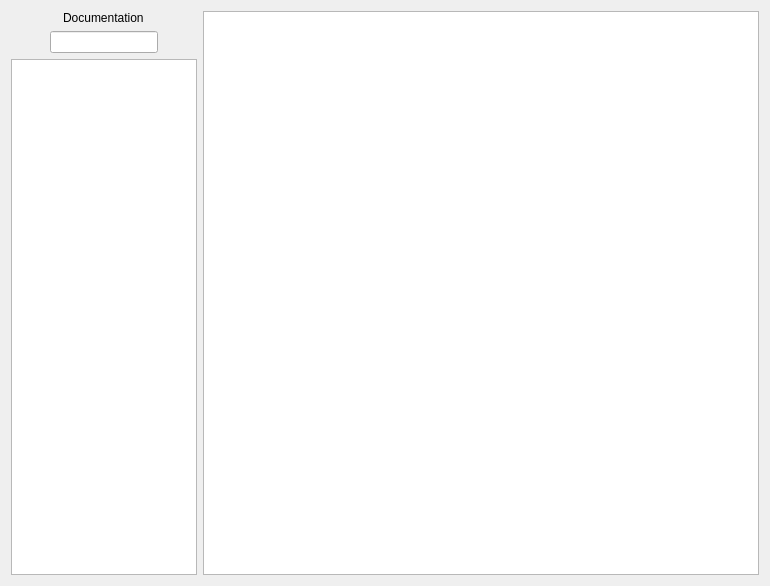
<?xml version="1.0" encoding="UTF-8"?>
<ui version="4.0">
 <class>Frame</class>
 <widget class="QFrame" name="Frame">
  <property name="geometry">
   <rect>
    <x>0</x>
    <y>0</y>
    <width>770</width>
    <height>586</height>
   </rect>
  </property>
  <property name="windowTitle">
   <string>Frame</string>
  </property>
  <layout class="QHBoxLayout" name="horizontalLayout" stretch="1,3">
   <item>
    <layout class="QVBoxLayout" name="verticalLayout">
     <item alignment="Qt::AlignHCenter">
      <widget class="QLabel" name="doc_label">
       <property name="text">
        <string>Documentation</string>
       </property>
      </widget>
     </item>
     <item alignment="Qt::AlignHCenter">
      <widget class="QLineEdit" name="doc_search_bar"/>
     </item>
     <item>
      <widget class="QListWidget" name="doc_list"/>
     </item>
    </layout>
   </item>
   <item>
    <widget class="QTextBrowser" name="detailed_view"/>
   </item>
  </layout>
 </widget>
 <resources/>
 <connections/>
</ui>
